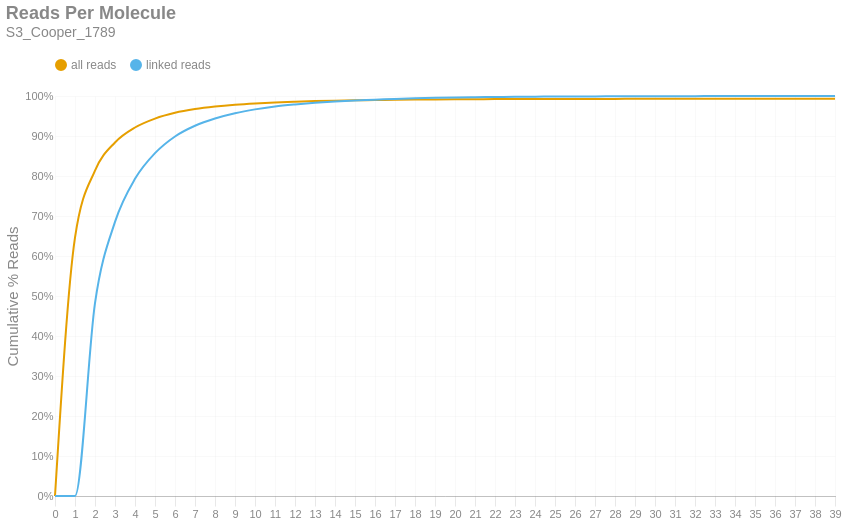

This figure's notebook cell:
### Markdown cell above
### Reads per Molecule
This chart shows the cumulative distribution of the number of reads per linked molecule. That is, how many alignments are associated with a unique molecule. This excludes the number of reads associated with invalid or absent linked-read barcodes. The `linked` histogram is the percentages recalculated when disregarding singletons.

### Code cell
if SKIPLR:
    print_html(f"Skipped")
else:
    counts = np.bincount(valids['reads'].cast(pl.Int64).to_numpy())
    weighted = counts * np.arange(len(counts))
    all_perc = weighted / n_reads
    linked_perc = weighted / n_linked_reads
    linked_perc[1] = 0
    binned_df = pl.DataFrame({
        'readsper': list(range(len(counts))),
        'all reads (cumsum)': np.cumsum(all_perc).tolist(),
        'linked reads (cumsum)': np.cumsum(linked_perc).tolist(),
    })

    with SafeRender(binned_df):
        (
            density_plot(binned_df, 'Reads Per Molecule', samplename, 'readspmol')
            .encode(
                x=alt.X('readsper:O', title=None).axis(labelAngle=0).scale(padding=0),
                y=alt.Y('value:Q', title='Cumulative % Reads').axis(format='%').stack(False),
                color=alt.Color("key:N").scale(domain=["all reads", "linked reads"]),
                tooltip=[
                    alt.Tooltip("key:N", title="Data Type"),
                    alt.Tooltip("readsper:O", title="Reads Per Molecule"),
                    alt.Tooltip("value:Q", format=".2%", title="% Reads (Cum.)")
                ]            
            )
        ).display()

### Figure 1 — Vega-Lite specification as saved in the notebook (floating-point values rounded to 4 significant figures)
{"width": "container", "height": 400, "config": {"title": {"anchor": "start", "dy": -15, "fontSize": 18, "color": "#888888", "subtitleColor": "#888888", "subtitleFontSize": 14}, "arc": {"fill": "#0072B2"}, "axis": {"domainColor": "#888888", "domainWidth": 0.5, "gridWidth": 0.2, "grid": false, "titleFontWeight": 400, "titleFontSize": 15, "labelFontSize": 11, "labelColor": "#888888", "tickColor": "#888888", "tickWidth": 0.2, "titleColor": "#888888"}, "axisBand": {"grid": false}, "axisX": {"grid": true, "tickSize": 10, "domainCap": "round"}, "axisY": {"domain": false, "grid": true, "tickSize": 0, "domainCap": "round"}, "background": "transparent", "header": {"labelFontSize": 15, "labelColor": "#888888", "titleFontSize": 15, "titleFontWeight": 600, "titleColor": "#888888"}, "legend": {"labelFont": "sans-serif", "labelFontSize": 12, "labelColor": "#888888", "symbolSize": 100, "symbolType": "circle", "titleFontSize": 12, "titlePadding": 10, "titleColor": "#888888", "title": null, "orient": "top"}, "range": {"category": ["#E69F00", "#56B4E9", "#009E73", "#F0E442", "#0072B2", "#D55E00", "#CC79A7", "#000000"], "diverging": ["#cfe8f3", "#a2d4ec", "#73bfe2", "#46abdb", "#1696d2", "#12719e"]}, "area": {"fill": "#0072B2", "fillOpacity": 0.7, "line": true, "strokeOpacity": 0.7}, "line": {"color": "#0072B2", "stroke": "#0072B2", "strokeWidth": 2}, "trail": {"color": "#0072B2", "stroke": "#0072B2", "strokeWidth": 0, "size": 1}, "point": {"filled": true, "fillOpacity": 1.0, "size": 95}, "text": {"color": "#888888", "fontSize": 11, "align": "right", "fontWeight": 400, "size": 11}, "bar": {"fill": "#0072B2", "stroke": null}, "view": {"stroke": null, "continuousWidth": 660, "continuousHeight": 400}}, "data": {"name": "data-73f60bcb9c3e3da8cd0a6af2b1e3c9ba"}, "mark": {"type": "line", "interpolate": "monotone", "point": {"opacity": 0, "size": 275}}, "encoding": {"color": {"field": "key", "scale": {"domain": ["all reads", "linked reads"]}, "type": "nominal"}, "tooltip": [{"field": "key", "title": "Data Type", "type": "nominal"}, {"field": "readsper", "title": "Reads Per Molecule", "type": "ordinal"}, {"field": "value", "format": ".2%", "title": "% Reads (Cum.)", "type": "quantitative"}], "x": {"axis": {"labelAngle": 0}, "field": "readsper", "scale": {"padding": 0}, "title": null, "type": "ordinal"}, "y": {"axis": {"format": "%"}, "field": "value", "stack": false, "title": "Cumulative % Reads", "type": "quantitative"}}, "params": [{"name": "param_c36ac31b6afebe62", "select": {"type": "point", "fields": ["key"]}, "bind": "legend"}], "title": {"text": "Reads Per Molecule", "subtitle": "S3_Cooper_1789"}, "transform": [{"fold": ["all reads (cumsum)", "linked reads (cumsum)"]}, {"calculate": "replace(datum.key, ' (cumsum)', '')", "as": "key"}, {"filter": {"param": "param_c36ac31b6afebe62"}}], "usermeta": {"embedOptions": {"downloadFileName": "S3_Cooper_1789.readspmol"}}, "$schema": "https://vega.github.io/schema/vega-lite/v6.1.0.json", "datasets": {"data-73f60bcb9c3e3da8cd0a6af2b1e3c9ba": [{"readsper": 0, "all reads (cumsum)": 0.0, "linked reads (cumsum)": 0.0}, {"readsper": 1, "all reads (cumsum)": 0.6461, "linked reads (cumsum)": 0.0}, {"readsper": 2, "all reads (cumsum)": 0.8135, "linked reads (cumsum)": 0.4822}, {"readsper": 3, "all reads (cumsum)": 0.8839, "linked reads (cumsum)": 0.6852}, {"readsper": 4, "all reads (cumsum)": 0.9212, "linked reads (cumsum)": 0.7929}, {"readsper": 5, "all reads (cumsum)": 0.9435, "linked reads (cumsum)": 0.8571}, {"readsper": 6, "all reads (cumsum)": 0.958, "linked reads (cumsum)": 0.8989}, {"readsper": 7, "all reads (cumsum)": 0.9673, "linked reads (cumsum)": 0.9256}, {"readsper": 8, "all reads (cumsum)": 0.9736, "linked reads (cumsum)": 0.9438}, {"readsper": 9, "all reads (cumsum)": 0.9782, "linked reads (cumsum)": 0.957}, {"readsper": 10, "all reads (cumsum)": 0.9815, "linked reads (cumsum)": 0.9665}, {"readsper": 11, "all reads (cumsum)": 0.984, "linked reads (cumsum)": 0.9737}, {"readsper": 12, "all reads (cumsum)": 0.9857, "linked reads (cumsum)": 0.9788}, {"readsper": 13, "all reads (cumsum)": 0.9872, "linked reads (cumsum)": 0.983}, {"readsper": 14, "all reads (cumsum)": 0.9883, "linked reads (cumsum)": 0.9863}, {"readsper": 15, "all reads (cumsum)": 0.9892, "linked reads (cumsum)": 0.9887}, {"readsper": 16, "all reads (cumsum)": 0.9898, "linked reads (cumsum)": 0.9906}, {"readsper": 17, "all reads (cumsum)": 0.9906, "linked reads (cumsum)": 0.9927}, {"readsper": 18, "all reads (cumsum)": 0.9911, "linked reads (cumsum)": 0.9944}, {"readsper": 19, "all reads (cumsum)": 0.9916, "linked reads (cumsum)": 0.9956}, {"readsper": 20, "all reads (cumsum)": 0.9919, "linked reads (cumsum)": 0.9965}, {"readsper": 21, "all reads (cumsum)": 0.9921, "linked reads (cumsum)": 0.9971}, {"readsper": 22, "all reads (cumsum)": 0.9922, "linked reads (cumsum)": 0.9975}, {"readsper": 23, "all reads (cumsum)": 0.9924, "linked reads (cumsum)": 0.9981}, {"readsper": 24, "all reads (cumsum)": 0.9925, "linked reads (cumsum)": 0.9984}, {"readsper": 25, "all reads (cumsum)": 0.9926, "linked reads (cumsum)": 0.9987}, {"readsper": 26, "all reads (cumsum)": 0.9927, "linked reads (cumsum)": 0.9989}, {"readsper": 27, "all reads (cumsum)": 0.9928, "linked reads (cumsum)": 0.999}, {"readsper": 28, "all reads (cumsum)": 0.9928, "linked reads (cumsum)": 0.9992}, {"readsper": 29, "all reads (cumsum)": 0.9928, "linked reads (cumsum)": 0.9993}, {"readsper": 30, "all reads (cumsum)": 0.9929, "linked reads (cumsum)": 0.9995}, {"readsper": 31, "all reads (cumsum)": 0.993, "linked reads (cumsum)": 0.9996}, {"readsper": 32, "all reads (cumsum)": 0.993, "linked reads (cumsum)": 0.9996}, {"readsper": 33, "all reads (cumsum)": 0.993, "linked reads (cumsum)": 0.9998}, {"readsper": 34, "all reads (cumsum)": 0.993, "linked reads (cumsum)": 0.9998}, {"readsper": 35, "all reads (cumsum)": 0.9931, "linked reads (cumsum)": 1.0}, {"readsper": 36, "all reads (cumsum)": 0.9931, "linked reads (cumsum)": 1.0}, {"readsper": 37, "all reads (cumsum)": 0.9931, "linked reads (cumsum)": 1.0}, {"readsper": 38, "all reads (cumsum)": 0.9931, "linked reads (cumsum)": 1.0}, {"readsper": 39, "all reads (cumsum)": 0.9931, "linked reads (cumsum)": 1.0}]}}
